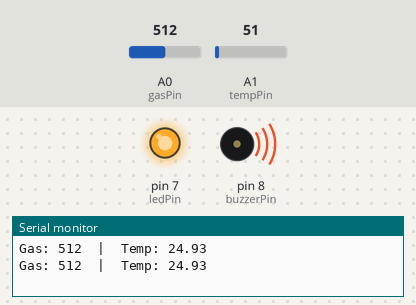
Recording of a sketch running on a simulated Arduino Uno, built with avr-gcc and run on an emulated ATmega328P. Parts: output pins drawn as LEDs (lit = HIGH), buzzer (waves = sounding), the last lines printed to the serial monitor. The inputs (shaded band) are chosen by the test bench; at power-on: A0 (gasPin) = 512, A1 (tempPin) = 51.

Above: at 1.8 s.
1.9 s: A0 (gasPin) set to 416
3.4 s: A0 (gasPin) set to 383
At 4.7 s:
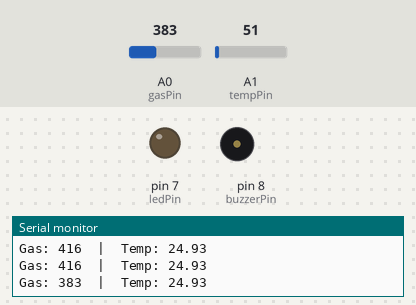
5.5 s: A0 (gasPin) set to 410
At 6.3 s:
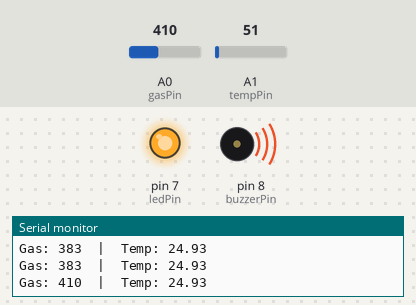
7.5 s: A0 (gasPin) set to 390
At 9.1 s:
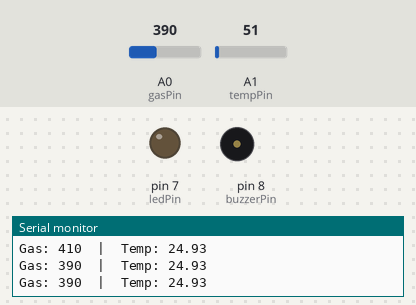
Timing chart, 0 to 10.5 s (numbered marks = the images above; inputs shaded):
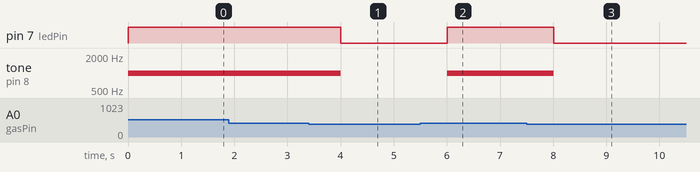

Measured:
- the behaviour switches between 401 and 400 on A0 (gasPin) (found by bisection; images 0 and 1)
- after the input at 3.4 s, pin 7 (ledPin): HIGH → LOW after 0.61 s; tone on pin 8 (buzzerPin): 1000 Hz → silent after 0.61 s
- after the input at 5.5 s, pin 7 (ledPin): LOW → HIGH after 0.51 s; tone on pin 8 (buzzerPin): silent → 1000 Hz after 0.51 s
- after the input at 7.5 s, pin 7 (ledPin): HIGH → LOW after 0.51 s; tone on pin 8 (buzzerPin): 1000 Hz → silent after 0.51 s

The sketch:

oxypod_sensor_reading.ino
```cpp
// Pin Definitions
int gasPin = A0;        // Gas sensor
int tempPin = A1;       // Temperature sensor
int ledPin = 7;         // LED
int buzzerPin = 8;      // Buzzer

// Threshold values
int gasThreshold = 400;     // Adjust if needed
float tempThreshold = 35.0; // 35°C limit

void setup() {
  Serial.begin(9600);

  pinMode(ledPin, OUTPUT);
  pinMode(buzzerPin, OUTPUT);
}

void loop() {

  // ----- GAS SENSOR -----
  int gasValue = analogRead(gasPin);

  // ----- TEMPERATURE SENSOR (LM35 type) -----
  int tempValue = analogRead(tempPin);
  float voltage = tempValue * (5.0 / 1023.0);
  float temperature = voltage * 100.0;  // LM35 formula

  // Print values
  Serial.print("Gas: ");
  Serial.print(gasValue);
  Serial.print("  |  Temp: ");
  Serial.println(temperature);

  // ----- CONDITION -----
  if (gasValue > gasThreshold || temperature > tempThreshold) {

    digitalWrite(ledPin, HIGH);
    tone(buzzerPin, 1000);  // Sound buzzer

  } else {

    digitalWrite(ledPin, LOW);
    noTone(buzzerPin);
  }

  delay(1000);
}
```
